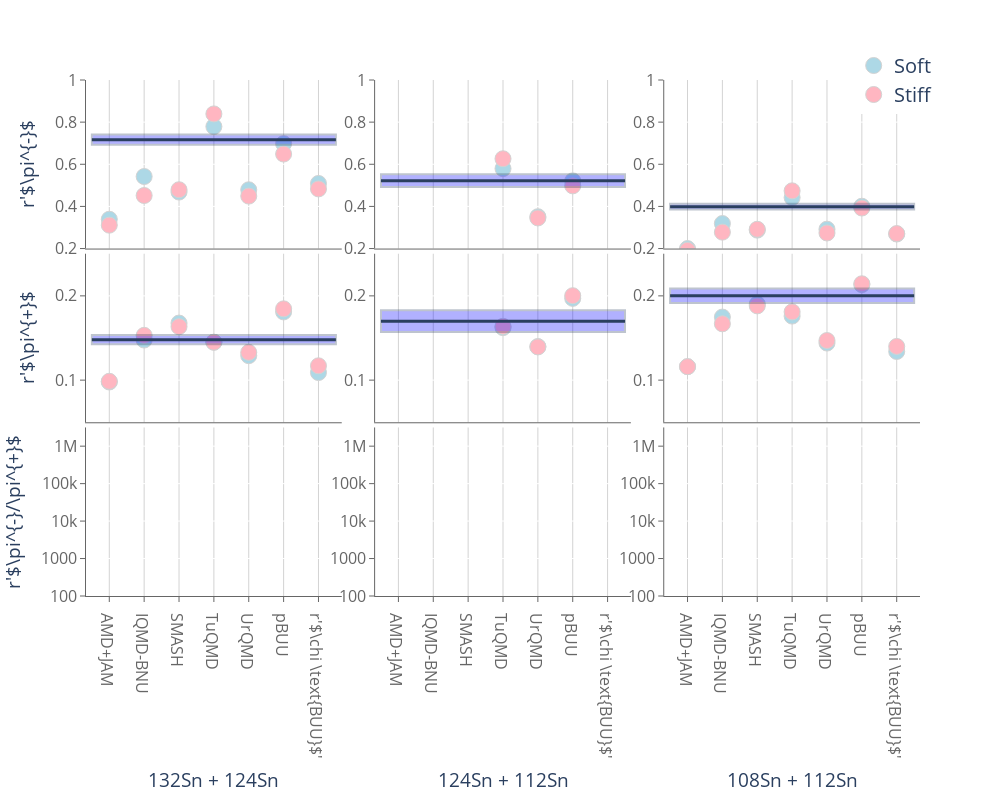

Notebook source saved alongside this figure:
### Code cell
fig.update_yaxes(range=[.2,1], dtick = .2, row = 1, col = 1,  linecolor='rgb(102, 102, 102)',
        title_text="r'$\pi^{-}$",
        tickfont_color='rgb(102, 102, 102)',
        showticklabels=True,
        ticks='outside',
        tickcolor='rgb(102, 102, 102)')
fig.update_yaxes(range=[.2,.8], dtick = .2, row = 1, col = 2,  linecolor='rgb(102, 102, 102)',
        tickfont_color='rgb(102, 102, 102)',
        showticklabels=True,
        ticks='outside',
        tickcolor='rgb(102, 102, 102)')

fig.update_yaxes(range=[.1,.55], dtick = .2, row = 1, col = 3,  linecolor='rgb(102, 102, 102)',
        tickfont_color='rgb(102, 102, 102)',
        showticklabels=True,
        ticks='outside',
        tickcolor='rgb(102, 102, 102)',
        )

fig.update_yaxes(range=[.05,.25], dtick = .1, row = 2, col = 1,  linecolor='rgb(102, 102, 102)',
        title_text="r'$\pi^{+}$",
        tickfont_color='rgb(102, 102, 102)',
        showticklabels=True,
        ticks='outside',
        tickcolor='rgb(102, 102, 102)')
fig.update_yaxes(range=[.05,.3], dtick = .1, row = 2, col = 2,  linecolor='rgb(102, 102, 102)',
        tickfont_color='rgb(102, 102, 102)',
        showticklabels=True,
        ticks='outside',
        tickcolor='rgb(102, 102, 102)')

fig.update_yaxes(range=[.05,.3], dtick = .1, row = 2, col = 3,  linecolor='rgb(102, 102, 102)',
        tickfont_color='rgb(102, 102, 102)',
        showticklabels=True,
        ticks='outside',
        tickcolor='rgb(102, 102, 102)',
        )

fig.update_yaxes(row = 3, col = 1, type = 'log')
fig.update_yaxes(row = 3, col = 2, type = 'log')
fig.update_yaxes( row = 3, col = 3, type = 'log')

fig.update_yaxes(range=[2.,6.5],  row = 3, col = 1,  linecolor='rgb(102, 102, 102)',
        title_text="r'$\pi^{-}/\pi^{+}$",
        tickfont_color='rgb(102, 102, 102)',
        showticklabels=True,
        ticks='outside',
        tickcolor='rgb(102, 102, 102)')
fig.update_yaxes(range=[1.5,4.5], dtick = 1, row = 3, col = 2,  linecolor='rgb(102, 102, 102)',
        tickfont_color='rgb(102, 102, 102)',
        showticklabels=True,
        ticks='outside',
        tickcolor='rgb(102, 102, 102)')

fig.update_yaxes(range=[.5,3.5], dtick = 1, row = 3, col = 3,  linecolor='rgb(102, 102, 102)',
        tickfont_color='rgb(102, 102, 102)',
        showticklabels=True,
        ticks='outside',
        tickcolor='rgb(102, 102, 102)',
        )


fig.update_xaxes(row = 1, col = 1,  linecolor='rgb(102, 102, 102)',
        showticklabels=False,)

fig.update_xaxes(row = 1, col = 2,  linecolor='rgb(102, 102, 102)',
        showticklabels=False,)

fig.update_xaxes(row = 1, col = 3,  linecolor='rgb(102, 102, 102)',
        showticklabels=False,)


fig.update_xaxes(row = 2, col = 1,  linecolor='rgb(102, 102, 102)',
        showticklabels=False,)

fig.update_xaxes(row = 2, col = 2,  linecolor='rgb(102, 102, 102)',
        showticklabels=False,)

fig.update_xaxes(row = 2, col = 3,  linecolor='rgb(102, 102, 102)',
        showticklabels=False,)


fig.update_xaxes(row = 3, col = 1,  linecolor='rgb(102, 102, 102)',
        title_text= "132Sn + 124Sn",
        tickfont_color='rgb(102, 102, 102)',
        showticklabels=True,
        ticks='outside',
        tickcolor='rgb(102, 102, 102)')
fig.update_xaxes(row = 3, col = 2,  linecolor='rgb(102, 102, 102)',
        title_text="124Sn + 112Sn",
        tickfont_color='rgb(102, 102, 102)',
        showticklabels=True,
        ticks='outside',
        tickcolor='rgb(102, 102, 102)')

fig.update_xaxes(row = 3, col = 3,  linecolor='rgb(102, 102, 102)',
        title_text="108Sn + 112Sn",
        tickfont_color='rgb(102, 102, 102)',
        showticklabels=True,
        ticks='outside',
        tickcolor='rgb(102, 102, 102)',
        )
#fig.update_layout(title= "r'$\pi^{-}$", row = 1, col = 2, )

fig.update_traces(mode='markers', marker=dict(line_width=1, symbol='circle', size=16))
fig.update_xaxes(showgrid=True, gridwidth=1, gridcolor='lightgray')

#fig.update_xaxes(range=[.05,.25], dtick = .1, row = 1, col = 2)

fig.update_layout(
    autosize=True,
    title="",
    margin=dict(l=50, r=80, b=50, t=80),
    font=dict(
       # family="Courier New, monospace",
       size=16
    #    color="#7f7f7f"
    ),
    legend=dict(
        font_size=20,
        yanchor='middle',
        xanchor='right',
    ),
    width=1000,
    height=800,
    paper_bgcolor='white',
    plot_bgcolor='white',
    hovermode='closest',
)

fig.write_image("pionpaper_horz_lin.pdf")

fig.show()

### Figure 1 — Plotly figure (JSON) as saved in the notebook; plotly's stock layout.template omitted (floating-point values rounded to 4 significant figures)
{"data": [{"marker": {"color": "lightblue", "line": {"color": "lightgray", "width": 1}, "size": 16, "symbol": "circle"}, "mode": "markers", "name": "Soft", "type": "scatter", "x": ["AMD+JAM", "IQMD-BNU", "SMASH", "TuQMD", "UrQMD", "pBUU", "r'$\\chi \\text{BUU}$'"], "xaxis": "x", "y": [0.339, 0.5418, 0.4681, 0.779, 0.479, 0.6979, 0.509], "yaxis": "y"}, {"marker": {"color": "lightblue", "line": {"color": "lightgray", "width": 1}, "size": 16, "symbol": "circle"}, "mode": "markers", "name": "Soft", "showlegend": false, "type": "scatter", "x": ["AMD+JAM", "IQMD-BNU", "SMASH", "TuQMD", "UrQMD", "pBUU", "r'$\\chi \\text{BUU}$'"], "xaxis": "x2", "y": [0, 0, 0, 0.5795, 0.3513, 0.5213, 0], "yaxis": "y2"}, {"marker": {"color": "lightblue", "line": {"color": "lightgray", "width": 1}, "size": 16, "symbol": "circle"}, "mode": "markers", "name": "Soft", "showlegend": false, "type": "scatter", "x": ["AMD+JAM", "IQMD-BNU", "SMASH", "TuQMD", "UrQMD", "pBUU", "r'$\\chi \\text{BUU}$'"], "xaxis": "x3", "y": [0.2, 0.3187, 0.2875, 0.442, 0.292, 0.4007, 0.269], "yaxis": "y3"}, {"marker": {"color": "lightpink", "line": {"color": "lightgray", "width": 1}, "size": 16, "symbol": "circle"}, "mode": "markers", "name": "Stiff", "type": "scatter", "x": ["AMD+JAM", "IQMD-BNU", "SMASH", "TuQMD", "UrQMD", "pBUU", "r'$\\chi \\text{BUU}$'"], "xaxis": "x", "y": [0.311, 0.4518, 0.4792, 0.839, 0.449, 0.6486, 0.483], "yaxis": "y"}, {"marker": {"color": "lightpink", "line": {"color": "lightgray", "width": 1}, "size": 16, "symbol": "circle"}, "mode": "markers", "name": "Stiff", "showlegend": false, "type": "scatter", "x": ["AMD+JAM", "IQMD-BNU", "SMASH", "TuQMD", "UrQMD", "pBUU", "r'$\\chi \\text{BUU}$'"], "xaxis": "x2", "y": [0, 0, 0, 0.6264, 0.3452, 0.4975, 0], "yaxis": "y2"}, {"marker": {"color": "lightpink", "line": {"color": "lightgray", "width": 1}, "size": 16, "symbol": "circle"}, "mode": "markers", "name": "Stiff", "showlegend": false, "type": "scatter", "x": ["AMD+JAM", "IQMD-BNU", "SMASH", "TuQMD", "UrQMD", "pBUU", "r'$\\chi \\text{BUU}$'"], "xaxis": "x3", "y": [0.192, 0.2779, 0.2915, 0.474, 0.274, 0.3923, 0.271], "yaxis": "y3"}, {"marker": {"color": "lightblue", "line": {"color": "lightgray", "width": 1}, "size": 16, "symbol": "circle"}, "mode": "markers", "name": "Soft", "showlegend": false, "type": "scatter", "x": ["AMD+JAM", "IQMD-BNU", "SMASH", "TuQMD", "UrQMD", "pBUU", "r'$\\chi \\text{BUU}$'"], "xaxis": "x4", "y": [0.0978, 0.1476, 0.1677, 0.145, 0.129, 0.1809, 0.109], "yaxis": "y4"}, {"marker": {"color": "lightblue", "line": {"color": "lightgray", "width": 1}, "size": 16, "symbol": "circle"}, "mode": "markers", "name": "Soft", "showlegend": false, "type": "scatter", "x": ["AMD+JAM", "IQMD-BNU", "SMASH", "TuQMD", "UrQMD", "pBUU", "r'$\\chi \\text{BUU}$'"], "xaxis": "x5", "y": [0, 0, 0, 0.1623, 0.1399, 0.197, 0], "yaxis": "y5"}, {"marker": {"color": "lightblue", "line": {"color": "lightgray", "width": 1}, "size": 16, "symbol": "circle"}, "mode": "markers", "name": "Soft", "showlegend": false, "type": "scatter", "x": ["AMD+JAM", "IQMD-BNU", "SMASH", "TuQMD", "UrQMD", "pBUU", "r'$\\chi \\text{BUU}$'"], "xaxis": "x6", "y": [0.116, 0.1748, 0.1902, 0.176, 0.144, 0.2133, 0.134], "yaxis": "y6"}, {"marker": {"color": "lightpink", "line": {"color": "lightgray", "width": 1}, "size": 16, "symbol": "circle"}, "mode": "markers", "name": "Stiff", "showlegend": false, "type": "scatter", "x": ["AMD+JAM", "IQMD-BNU", "SMASH", "TuQMD", "UrQMD", "pBUU", "r'$\\chi \\text{BUU}$'"], "xaxis": "x4", "y": [0.0986, 0.1531, 0.1634, 0.145, 0.133, 0.1846, 0.117], "yaxis": "y4"}, {"marker": {"color": "lightpink", "line": {"color": "lightgray", "width": 1}, "size": 16, "symbol": "circle"}, "mode": "markers", "name": "Stiff", "showlegend": false, "type": "scatter", "x": ["AMD+JAM", "IQMD-BNU", "SMASH", "TuQMD", "UrQMD", "pBUU", "r'$\\chi \\text{BUU}$'"], "xaxis": "x5", "y": [0, 0, 0, 0.1638, 0.1394, 0.2002, 0], "yaxis": "y5"}, {"marker": {"color": "lightpink", "line": {"color": "lightgray", "width": 1}, "size": 16, "symbol": "circle"}, "mode": "markers", "name": "Stiff", "showlegend": false, "type": "scatter", "x": ["AMD+JAM", "IQMD-BNU", "SMASH", "TuQMD", "UrQMD", "pBUU", "r'$\\chi \\text{BUU}$'"], "xaxis": "x6", "y": [0.116, 0.1669, 0.1881, 0.181, 0.147, 0.2143, 0.14], "yaxis": "y6"}, {"marker": {"color": "lightblue", "line": {"color": "lightgray", "width": 1}, "size": 16, "symbol": "circle"}, "mode": "markers", "name": "Soft", "showlegend": false, "type": "scatter", "x": ["AMD+JAM", "IQMD-BNU", "SMASH", "TuQMD", "UrQMD", "pBUU", "r'$\\chi \\text{BUU}$'"], "xaxis": "x7", "y": [3.466, 3.671, 2.792, 5.372, 3.713, 3.857, 4.67], "yaxis": "y7"}, {"marker": {"color": "lightblue", "line": {"color": "lightgray", "width": 1}, "size": 16, "symbol": "circle"}, "mode": "markers", "name": "Soft", "showlegend": false, "type": "scatter", "x": ["AMD+JAM", "IQMD-BNU", "SMASH", "TuQMD", "UrQMD", "pBUU", "r'$\\chi \\text{BUU}$'"], "xaxis": "x8", "y": [null, null, null, 3.571, 2.512, 2.646, null], "yaxis": "y8"}, {"marker": {"color": "lightblue", "line": {"color": "lightgray", "width": 1}, "size": 16, "symbol": "circle"}, "mode": "markers", "name": "Soft", "showlegend": false, "type": "scatter", "x": ["AMD+JAM", "IQMD-BNU", "SMASH", "TuQMD", "UrQMD", "pBUU", "r'$\\chi \\text{BUU}$'"], "xaxis": "x9", "y": [1.724, 1.823, 1.512, 2.511, 2.028, 1.878, 2.007], "yaxis": "y9"}, {"marker": {"color": "lightpink", "line": {"color": "lightgray", "width": 1}, "size": 16, "symbol": "circle"}, "mode": "markers", "name": "Stiff", "showlegend": false, "type": "scatter", "x": ["AMD+JAM", "IQMD-BNU", "SMASH", "TuQMD", "UrQMD", "pBUU", "r'$\\chi \\text{BUU}$'"], "xaxis": "x7", "y": [3.154, 2.951, 2.932, 5.786, 3.376, 3.513, 4.128], "yaxis": "y7"}, {"marker": {"color": "lightpink", "line": {"color": "lightgray", "width": 1}, "size": 16, "symbol": "circle"}, "mode": "markers", "name": "Stiff", "showlegend": false, "type": "scatter", "x": ["AMD+JAM", "IQMD-BNU", "SMASH", "TuQMD", "UrQMD", "pBUU", "r'$\\chi \\text{BUU}$'"], "xaxis": "x8", "y": [null, null, null, 3.824, 2.476, 2.485, null], "yaxis": "y8"}, {"marker": {"color": "lightpink", "line": {"color": "lightgray", "width": 1}, "size": 16, "symbol": "circle"}, "mode": "markers", "name": "Stiff", "showlegend": false, "type": "scatter", "x": ["AMD+JAM", "IQMD-BNU", "SMASH", "TuQMD", "UrQMD", "pBUU", "r'$\\chi \\text{BUU}$'"], "xaxis": "x9", "y": [1.655, 1.665, 1.55, 2.619, 1.864, 1.83, 1.936], "yaxis": "y9"}], "layout": {"autosize": true, "font": {"size": 16}, "height": 800, "hovermode": "closest", "legend": {"font": {"size": 20}, "xanchor": "right", "yanchor": "middle"}, "margin": {"b": 50, "l": 50, "r": 80, "t": 80}, "paper_bgcolor": "white", "plot_bgcolor": "white", "shapes": [{"fillcolor": "blue", "opacity": 0.3, "type": "rect", "x0": -0.5, "x1": 6.5, "xref": "x", "y0": 0.6928, "y1": 0.7412, "yref": "y"}, {"fillcolor": "blue", "opacity": 0.3, "type": "rect", "x0": -0.5, "x1": 6.5, "xref": "x2", "y0": 0.4917, "y1": 0.5523, "yref": "y2"}, {"fillcolor": "blue", "opacity": 0.3, "type": "rect", "x0": -0.5, "x1": 6.5, "xref": "x3", "y0": 0.3848, "y1": 0.4132, "yref": "y3"}, {"fillcolor": "blue", "opacity": 0.3, "type": "rect", "x0": -0.5, "x1": 6.5, "xref": "x4", "y0": 0.1425, "y1": 0.1535, "yref": "y4"}, {"fillcolor": "blue", "opacity": 0.3, "type": "rect", "x0": -0.5, "x1": 6.5, "xref": "x5", "y0": 0.1572, "y1": 0.1828, "yref": "y5"}, {"fillcolor": "blue", "opacity": 0.3, "type": "rect", "x0": -0.5, "x1": 6.5, "xref": "x6", "y0": 0.1914, "y1": 0.2086, "yref": "y6"}, {"fillcolor": "blue", "opacity": 0.3, "type": "rect", "x0": -0.5, "x1": 6.5, "xref": "x7", "y0": 4.725, "y1": 4.965, "yref": "y7"}, {"fillcolor": "blue", "opacity": 0.3, "type": "rect", "x0": -0.5, "x1": 6.5, "xref": "x8", "y0": 2.831, "y1": 3.311, "yref": "y8"}, {"fillcolor": "blue", "opacity": 0.3, "type": "rect", "x0": -0.5, "x1": 6.5, "xref": "x9", "y0": 1.946, "y1": 2.045, "yref": "y9"}, {"line": {"width": 3}, "type": "line", "x0": -0.5, "x1": 6.5, "xref": "x", "y0": 0.717, "y1": 0.717, "yref": "y"}, {"line": {"width": 3}, "type": "line", "x0": -0.5, "x1": 6.5, "xref": "x2", "y0": 0.522, "y1": 0.522, "yref": "y2"}, {"line": {"width": 3}, "type": "line", "x0": -0.5, "x1": 6.5, "xref": "x3", "y0": 0.399, "y1": 0.399, "yref": "y3"}, {"line": {"width": 3}, "type": "line", "x0": -0.5, "x1": 6.5, "xref": "x4", "y0": 0.148, "y1": 0.148, "yref": "y4"}, {"line": {"width": 3}, "type": "line", "x0": -0.5, "x1": 6.5, "xref": "x5", "y0": 0.17, "y1": 0.17, "yref": "y5"}, {"line": {"width": 3}, "type": "line", "x0": -0.5, "x1": 6.5, "xref": "x6", "y0": 0.2, "y1": 0.2, "yref": "y6"}, {"line": {"width": 3}, "type": "line", "x0": -0.5, "x1": 6.5, "xref": "x7", "y0": 4.845, "y1": 4.845, "yref": "y7"}, {"line": {"width": 3}, "type": "line", "x0": -0.5, "x1": 6.5, "xref": "x8", "y0": 3.071, "y1": 3.071, "yref": "y8"}, {"line": {"width": 3}, "type": "line", "x0": -0.5, "x1": 6.5, "xref": "x9", "y0": 1.995, "y1": 1.995, "yref": "y9"}], "title": {"text": ""}, "width": 1000, "xaxis": {"anchor": "y", "domain": [0, 0.3067], "gridcolor": "lightgray", "gridwidth": 1, "linecolor": "rgb(102, 102, 102)", "matches": "x7", "showgrid": true, "showticklabels": false}, "xaxis2": {"anchor": "y2", "domain": [0.3467, 0.6533], "gridcolor": "lightgray", "gridwidth": 1, "linecolor": "rgb(102, 102, 102)", "matches": "x8", "showgrid": true, "showticklabels": false}, "xaxis3": {"anchor": "y3", "domain": [0.6933, 1], "gridcolor": "lightgray", "gridwidth": 1, "linecolor": "rgb(102, 102, 102)", "matches": "x9", "showgrid": true, "showticklabels": false}, "xaxis4": {"anchor": "y4", "domain": [0, 0.3067], "gridcolor": "lightgray", "gridwidth": 1, "linecolor": "rgb(102, 102, 102)", "matches": "x7", "showgrid": true, "showticklabels": false}, "xaxis5": {"anchor": "y5", "domain": [0.3467, 0.6533], "gridcolor": "lightgray", "gridwidth": 1, "linecolor": "rgb(102, 102, 102)", "matches": "x8", "showgrid": true, "showticklabels": false}, "xaxis6": {"anchor": "y6", "domain": [0.6933, 1], "gridcolor": "lightgray", "gridwidth": 1, "linecolor": "rgb(102, 102, 102)", "matches": "x9", "showgrid": true, "showticklabels": false}, "xaxis7": {"anchor": "y7", "domain": [0, 0.3067], "gridcolor": "lightgray", "gridwidth": 1, "linecolor": "rgb(102, 102, 102)", "showgrid": true, "showticklabels": true, "tickcolor": "rgb(102, 102, 102)", "tickfont": {"color": "rgb(102, 102, 102)"}, "ticks": "outside", "title": {"text": "132Sn + 124Sn"}}, "xaxis8": {"anchor": "y8", "domain": [0.3467, 0.6533], "gridcolor": "lightgray", "gridwidth": 1, "linecolor": "rgb(102, 102, 102)", "showgrid": true, "showticklabels": true, "tickcolor": "rgb(102, 102, 102)", "tickfont": {"color": "rgb(102, 102, 102)"}, "ticks": "outside", "title": {"text": "124Sn + 112Sn"}}, "xaxis9": {"anchor": "y9", "domain": [0.6933, 1], "gridcolor": "lightgray", "gridwidth": 1, "linecolor": "rgb(102, 102, 102)", "showgrid": true, "showticklabels": true, "tickcolor": "rgb(102, 102, 102)", "tickfont": {"color": "rgb(102, 102, 102)"}, "ticks": "outside", "title": {"text": "108Sn + 112Sn"}}, "yaxis": {"anchor": "x", "domain": [0.6733, 1], "dtick": 0.2, "linecolor": "rgb(102, 102, 102)", "range": [0.2, 1], "showticklabels": true, "tickcolor": "rgb(102, 102, 102)", "tickfont": {"color": "rgb(102, 102, 102)"}, "ticks": "outside", "title": {"text": "r'$\\pi^{-}$"}}, "yaxis2": {"anchor": "x2", "domain": [0.6733, 1], "dtick": 0.2, "linecolor": "rgb(102, 102, 102)", "matches": "y", "range": [0.2, 0.8], "showticklabels": true, "tickcolor": "rgb(102, 102, 102)", "tickfont": {"color": "rgb(102, 102, 102)"}, "ticks": "outside"}, "yaxis3": {"anchor": "x3", "domain": [0.6733, 1], "dtick": 0.2, "linecolor": "rgb(102, 102, 102)", "matches": "y", "range": [0.1, 0.55], "showticklabels": true, "tickcolor": "rgb(102, 102, 102)", "tickfont": {"color": "rgb(102, 102, 102)"}, "ticks": "outside"}, "yaxis4": {"anchor": "x4", "domain": [0.3367, 0.6633], "dtick": 0.1, "linecolor": "rgb(102, 102, 102)", "range": [0.05, 0.25], "showticklabels": true, "tickcolor": "rgb(102, 102, 102)", "tickfont": {"color": "rgb(102, 102, 102)"}, "ticks": "outside", "title": {"text": "r'$\\pi^{+}$"}}, "yaxis5": {"anchor": "x5", "domain": [0.3367, 0.6633], "dtick": 0.1, "linecolor": "rgb(102, 102, 102)", "matches": "y4", "range": [0.05, 0.3], "showticklabels": true, "tickcolor": "rgb(102, 102, 102)", "tickfont": {"color": "rgb(102, 102, 102)"}, "ticks": "outside"}, "yaxis6": {"anchor": "x6", "domain": [0.3367, 0.6633], "dtick": 0.1, "linecolor": "rgb(102, 102, 102)", "matches": "y4", "range": [0.05, 0.3], "showticklabels": true, "tickcolor": "rgb(102, 102, 102)", "tickfont": {"color": "rgb(102, 102, 102)"}, "ticks": "outside"}, "yaxis7": {"anchor": "x7", "domain": [0, 0.3267], "linecolor": "rgb(102, 102, 102)", "range": [2, 6.5], "showticklabels": true, "tickcolor": "rgb(102, 102, 102)", "tickfont": {"color": "rgb(102, 102, 102)"}, "ticks": "outside", "title": {"text": "r'$\\pi^{-}/\\pi^{+}$"}, "type": "log"}, "yaxis8": {"anchor": "x8", "domain": [0, 0.3267], "dtick": 1, "linecolor": "rgb(102, 102, 102)", "matches": "y7", "range": [1.5, 4.5], "showticklabels": true, "tickcolor": "rgb(102, 102, 102)", "tickfont": {"color": "rgb(102, 102, 102)"}, "ticks": "outside", "type": "log"}, "yaxis9": {"anchor": "x9", "domain": [0, 0.3267], "dtick": 1, "linecolor": "rgb(102, 102, 102)", "matches": "y7", "range": [0.5, 3.5], "showticklabels": true, "tickcolor": "rgb(102, 102, 102)", "tickfont": {"color": "rgb(102, 102, 102)"}, "ticks": "outside", "type": "log"}}}
